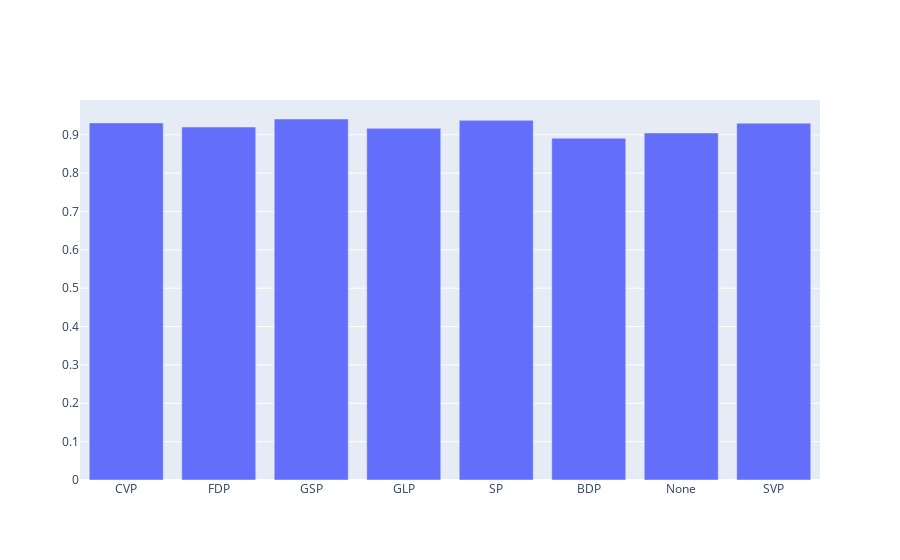

Notebook code cell kept with this figure:
### Code cell
def memberPartisipation(votes):
    partisipation = dict()
    mems = []
    present = []
    absent = []
    
    def update(key, i, d=partisipation):
        
        key = vp.faction_names[members[key].faction]
        
        if not key in d:
            d[key] = [0,0,0,0]
        else:
            d[key][i] += 1
    
    def presents(x):
        return sum(x[0:3]) / sum(x)
    
    
    for v in votes:
        for mem in v.yes:
            update(mem, 0)
        for mem in v.no:
            update(mem, 1)
        for mem in v.abstain:
            update(mem, 2)
        for mem in v.novote:
            update(mem, 3)  
    
    
    for key in partisipation:
        mems.append(key)
        present.append(presents(partisipation[key]))
        
    fig = go.Figure([go.Bar(x=mems, y=present)])
    fig.show()
    #return partisipation
memberPartisipation(votes)

### Figure 1 — Plotly figure (JSON) as saved in the notebook; plotly's stock layout.template omitted (floating-point values rounded to 4 significant figures)
{"data": [{"type": "bar", "x": ["CVP", "FDP", "GSP", "GLP", "SP", "BDP", "None", "SVP"], "y": [0.931, 0.9202, 0.9412, 0.9169, 0.9377, 0.8912, 0.9047, 0.9302]}], "layout": {}}
